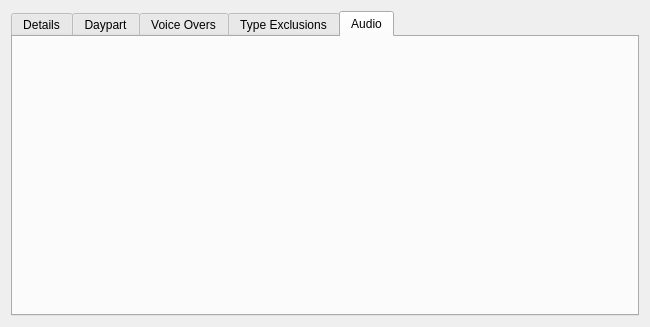
<?xml version="1.0" encoding="UTF-8"?>
<ui version="4.0">
 <class>SpotForm</class>
 <widget class="QWidget" name="SpotForm">
  <property name="geometry">
   <rect>
    <x>0</x>
    <y>0</y>
    <width>650</width>
    <height>327</height>
   </rect>
  </property>
  <property name="minimumSize">
   <size>
    <width>600</width>
    <height>250</height>
   </size>
  </property>
  <property name="windowTitle">
   <string>Form</string>
  </property>
  <layout class="QVBoxLayout" name="verticalLayout_8">
   <item>
    <widget class="QTabWidget" name="tabWidget">
     <property name="currentIndex">
      <number>4</number>
     </property>
     <widget class="QWidget" name="tabDetails">
      <attribute name="title">
       <string>Details</string>
      </attribute>
      <layout class="QVBoxLayout" name="verticalLayout_7">
       <item>
        <layout class="QGridLayout" name="gridLayout">
         <item row="4" column="0">
          <widget class="QLabel" name="label_4">
           <property name="text">
            <string>Client:</string>
           </property>
          </widget>
         </item>
         <item row="1" column="1">
          <widget class="QDoubleSpinBox" name="edtSpotDuration">
           <property name="sizePolicy">
            <sizepolicy hsizetype="Fixed" vsizetype="Fixed">
             <horstretch>0</horstretch>
             <verstretch>0</verstretch>
            </sizepolicy>
           </property>
           <property name="minimumSize">
            <size>
             <width>100</width>
             <height>0</height>
            </size>
           </property>
          </widget>
         </item>
         <item row="1" column="0">
          <widget class="QLabel" name="label_2">
           <property name="text">
            <string>Spot Duration:</string>
           </property>
          </widget>
         </item>
         <item row="0" column="1">
          <widget class="QLineEdit" name="edtName"/>
         </item>
         <item row="4" column="1">
          <widget class="QLineEdit" name="edtClient">
           <property name="readOnly">
            <bool>true</bool>
           </property>
          </widget>
         </item>
         <item row="0" column="0">
          <widget class="QLabel" name="label">
           <property name="text">
            <string>Spot Title:</string>
           </property>
          </widget>
         </item>
         <item row="3" column="1">
          <widget class="QComboBox" name="cbBrands"/>
         </item>
         <item row="2" column="0">
          <widget class="QLabel" name="label_3">
           <property name="text">
            <string>Real Duration:</string>
           </property>
          </widget>
         </item>
         <item row="3" column="0">
          <widget class="QLabel" name="label_5">
           <property name="text">
            <string>Brand:</string>
           </property>
          </widget>
         </item>
         <item row="2" column="1">
          <widget class="QDoubleSpinBox" name="edtRealDuration">
           <property name="sizePolicy">
            <sizepolicy hsizetype="Fixed" vsizetype="Fixed">
             <horstretch>0</horstretch>
             <verstretch>0</verstretch>
            </sizepolicy>
           </property>
           <property name="minimumSize">
            <size>
             <width>100</width>
             <height>0</height>
            </size>
           </property>
          </widget>
         </item>
        </layout>
       </item>
      </layout>
     </widget>
     <widget class="QWidget" name="tabDaypart">
      <attribute name="title">
       <string>Daypart</string>
      </attribute>
      <layout class="QVBoxLayout" name="verticalLayout_6">
       <item>
        <layout class="QVBoxLayout" name="vlDaypart"/>
       </item>
      </layout>
     </widget>
     <widget class="QWidget" name="tabVoiceOver">
      <attribute name="title">
       <string>Voice Overs</string>
      </attribute>
      <layout class="QVBoxLayout" name="verticalLayout_4">
       <item>
        <layout class="QVBoxLayout" name="vlVoiceOver"/>
       </item>
      </layout>
     </widget>
     <widget class="QWidget" name="tabTypeEx">
      <attribute name="title">
       <string>Type Exclusions</string>
      </attribute>
      <layout class="QVBoxLayout" name="verticalLayout">
       <item>
        <layout class="QVBoxLayout" name="vlTypeEx"/>
       </item>
      </layout>
     </widget>
     <widget class="QWidget" name="tabAudio">
      <attribute name="title">
       <string>Audio</string>
      </attribute>
      <layout class="QVBoxLayout" name="verticalLayout_2">
       <item>
        <layout class="QVBoxLayout" name="vlSpotAudio"/>
       </item>
      </layout>
     </widget>
    </widget>
   </item>
  </layout>
 </widget>
 <resources/>
 <connections/>
</ui>
